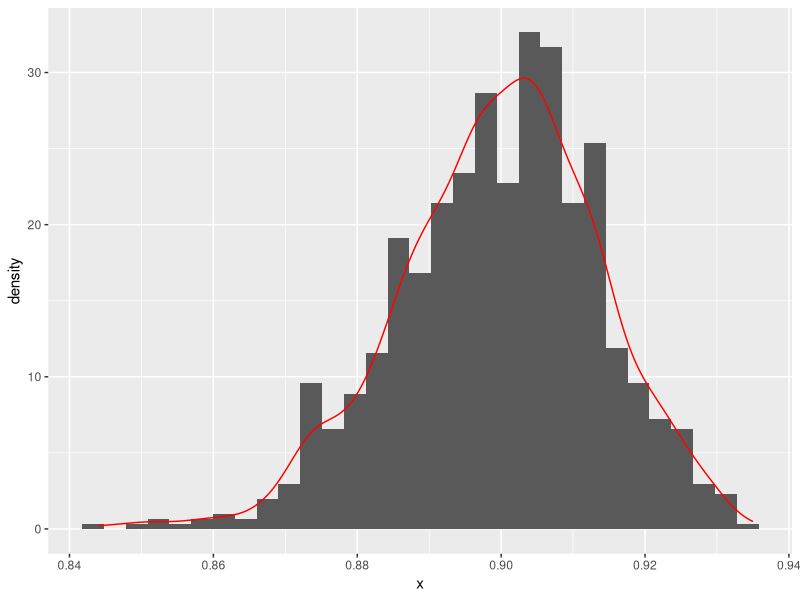

Here is the R script that generated this plot:
# Larget B 2014. http://www.stat.wisc.edu/~larget/stat302/chap3.pdf.

boot.mean = function(x,B,binwidth=NULL) {
n = length(x)
boot.samples = matrix( sample(x,size=n*B,replace=TRUE), B, n)
boot.statistics = apply(boot.samples,1,mean)
se = sd(boot.statistics)
require(ggplot2)
if ( is.null(binwidth) )
binwidth = diff(range(boot.statistics))/30
p = ggplot(data.frame(x=boot.statistics),aes(x=x)) +
geom_histogram(aes(y=..density..),binwidth=binwidth) + geom_density(color="red")
plot(p)
interval = mean(x) + c(-1,1)*2*se
print( interval )
return( list(boot.statistics = boot.statistics, interval=interval, se=se, plot=p) )
}

frogs<-c(0.87,
0.93,
0.90,
0.93,
0.97,
0.87,
0.90,
0.80,
0.90,
0.93)


out = boot.mean(frogs, B = 1000)

mean(out$boot.statistics)

